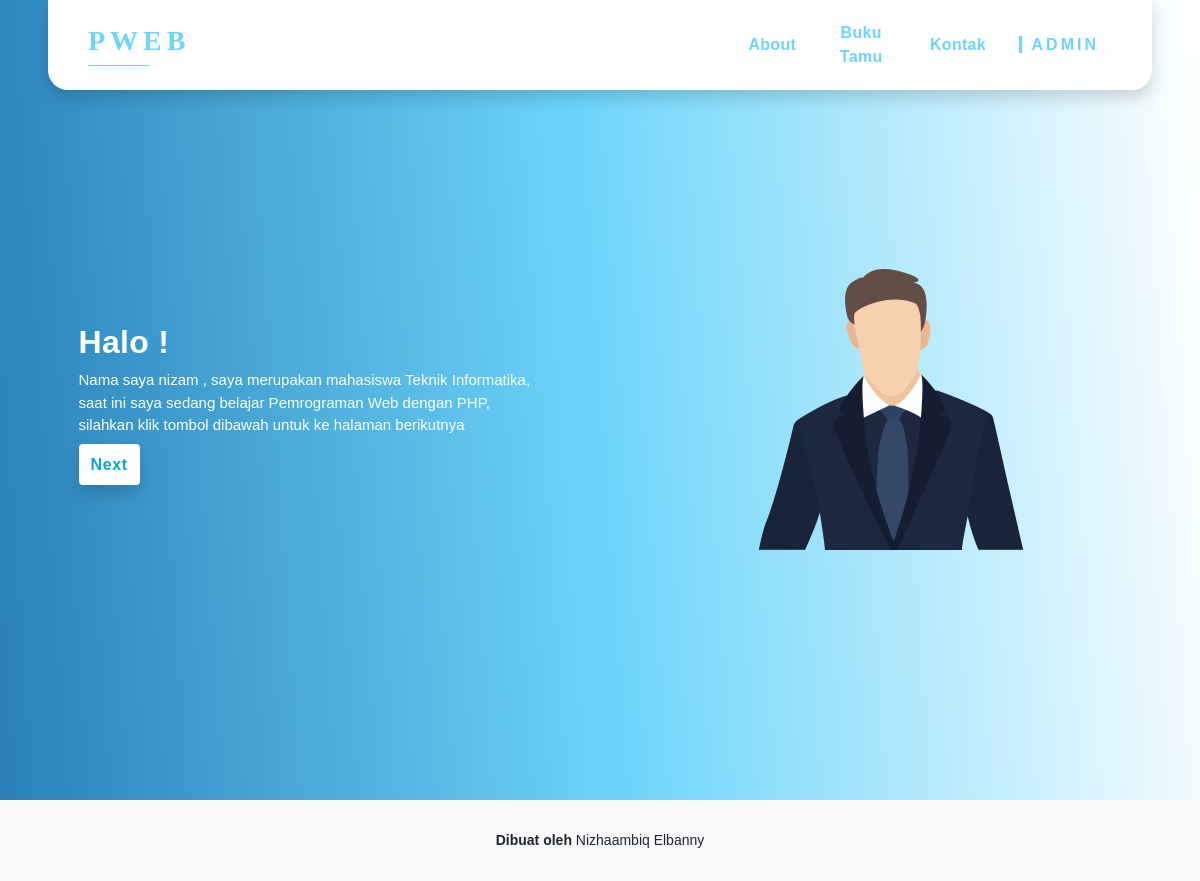
The page / on the database its author committed.
### tables this page shows
CREATE TABLE `index` (
  `id` int(11) NOT NULL,
  `jnav` varchar(25) NOT NULL,
  `a` varchar(15) NOT NULL,
  `b` varchar(15) NOT NULL,
  `c` varchar(15) NOT NULL,
  `jhead` varchar(25) NOT NULL,
  `dhead` text NOT NULL,
  `thead` varchar(15) NOT NULL
);

### index.php (the view, shortened to what this page needs)
<?php
require 'fungsi.php';
  $ambilindex = mysqli_query($conn,"SELECT * FROM `index` WHERE 1");
  $data=mysqli_fetch_array($ambilindex);
  $jnav = $data['jnav'];
  $a    = $data['a'];
  $b    = $data['b'];
  $c     = $data['c'];
  $jhead = $data['jhead'];
  $dhead = $data['dhead'];
  $thead = $data['thead'];
  ?>
<!DOCTYPE html>
<html lang="en">
<head>
  <link href="https://cdn.jsdelivr.net/npm/bootstrap@5.0.2/dist/css/bootstrap.min.css" rel="stylesheet">
  <link rel="stylesheet" type="text/css" href="asset/style.css">
</head>
<body id="home">
  <nav class="navbar-container shadow bg-white">
    <div class="navbar-logo">
      <h3><a href=""><?=$jnav;?></h3>
    </div>
    <div class="navbar-box">
      <ul class="navbar-list">
        <li><a href="#">  <?=$a;?></a></li>
        <li><a href="#">  <?=$b;?></a></li>
        <li><a href="#">  <?=$c;?></a></li>
          <button class="btn  dropdown-toggle" type="button" id="dropdownMenuButton1"data-bs-toggle="dropdown" aria-expanded="false">
          <?php
          $ambilusername = mysqli_query($conn,"select * from login");
          $datau=mysqli_fetch_array($ambilusername);
          $username=$datau['username'];
          ?>
          <span class="left-divider"> </span>
          <span class="mr-2 d-none d-lg-inline text-user"><?=$username?></span>
          </button>
    </div>
  </nav>
  <section class="header ">
    <div class="header-content">
      <div class="row">
        <div class="col-md-5 my-auto mx-auto" data-aos="fade-right">
          <h2>  <?=$jhead;?></h2>
          <p>
              <?=$dhead;?>
          </p>
          <a href="#" class="button bg-white shadow">  <?=$thead;?></a>
        </div>
        <div class="col-md-5 my-auto mx-auto" >
          <div class="d-flex justify-content align-items-center flex-column">
            <img src="asset/user.png" alt="banner" class="my-auto">
          </div>
        </div>
      </div>
    </div>
  </section>
  <section class="footer bg-light" id="contact">
    <div class="footer-content">
      <div class="d-flex justify-content-center align-items-center text-center flex-column mx-auto">
        <small class="d-block text-dark font-weight-light"><b class="font-weight-bold">Dibuat oleh </b>Nizhaambiq Elbanny</small>
      </div>
    </div>
  </section>
</body>
</html>

### asset/style.css (style rules this page uses)
* { margin: 0; padding: 0; font-family: sans-serif; box-sizing: border-box; }
html { scroll-behavior: smooth; }
.dropdown-toggle::after { content: none; }
.left-divider { border-left: 3px solid #6DD5FA; margin-left: 2; margin: 10px; }
.text-user { color: #6DD5FA; font-weight: bold; letter-spacing: 3px; text-transform: uppercase; }
.navbar-container { position: fixed; border-radius: 0px 0px 20px 20px; top: 0; left: 4%; right: 4%; width: 92%; padding: 13px 40px; box-shadow: 0.3px 2px 3px rgba(0,0,0,0.1); display: flex; justify-content: space-between; align-items: center; transition: 0.5s ease; z-index: 999; }
.navbar-container .navbar-logo { position: relative; margin: auto 0; z-index: 999; }
.navbar-container .navbar-logo:before { content: ''; position: absolute; bottom: 0; left: 0; width: 60%; height: 1px; background-color: #6DD5FA; border-radius: 10px; }
.navbar-container .navbar-logo h3 a { font-family: Verdana; font-weight: bold; letter-spacing: 5px; color: #6DD5FA; text-shadow: black; text-decoration: none; text-transform: uppercase; }
.navbar-container .navbar-box { position: relative; width: 40%; transition: 0.5s; overflow: visible; }
.navbar-container .navbar-box .navbar-list { display: flex; justify-content: space-between; align-items: center; margin: auto 0; list-style: none; overflow: visible; }
.navbar-container .navbar-box .navbar-list li { position: relative; text-align: center; padding: 8px 14px; overflow: hidden; transition: 0.5s; cursor: pointer; background-color: white; border-radius: 10px; }
.navbar-container .navbar-box .navbar-list li a { color: #6DD5FA; text-decoration: none; font-family: Arial; font-weight: bold; letter-spacing: 0.3px; transition: 0.5s; }
.header { position: relative; display: flex; justify-content: center; align-items: center; width: 100%; height: 100vh; padding: 260px 30px; background:rgb(41,128,185) linear-gradient(86deg, rgba(41,128,185,1) 0%, rgba(109,213,250,1) 50%, rgba(255,255,255,1) 100%); }
.header-content { position: relative; }
.header h2 { font-family: Helvetica; font-weight: 700; color: white; letter-spacing: 0.3px; }
.header p { font-size: 15px; font-weight: 300; color: white; }
.header img { position: relative; width: 300px; border-radius: 20px; border-width: 100px; border-color: white; }
.button { position: relative; padding: 12px 12px; font-weight: 300px; letter-spacing: 0.6px; border-radius: 4px; outline: none; font-family: Helvetica; font-weight: bold; text-decoration: none; transition: 0.5s; text-align: center; color: #08a5dd; }
.footer { position: relative; transition: 0.5s; overflow-x: hidden; }
.footer .footer-content { position: relative; padding: 30px 30px 30px 30px; }

### rows shown on the page
index: jnav "PWEB", a "About", b "Buku Tamu", c "Kontak", jhead "Halo !", dhead "Nama saya nizam , saya merupakan mahasiswa Teknik Informatika, saat ini saya sedang belajar Pemrograman Web dengan PHP, silahkan klik tombol dibawah untuk ke halaman berikutnya", thead "Next"

### other values the page prints
$username "ADMIN"
